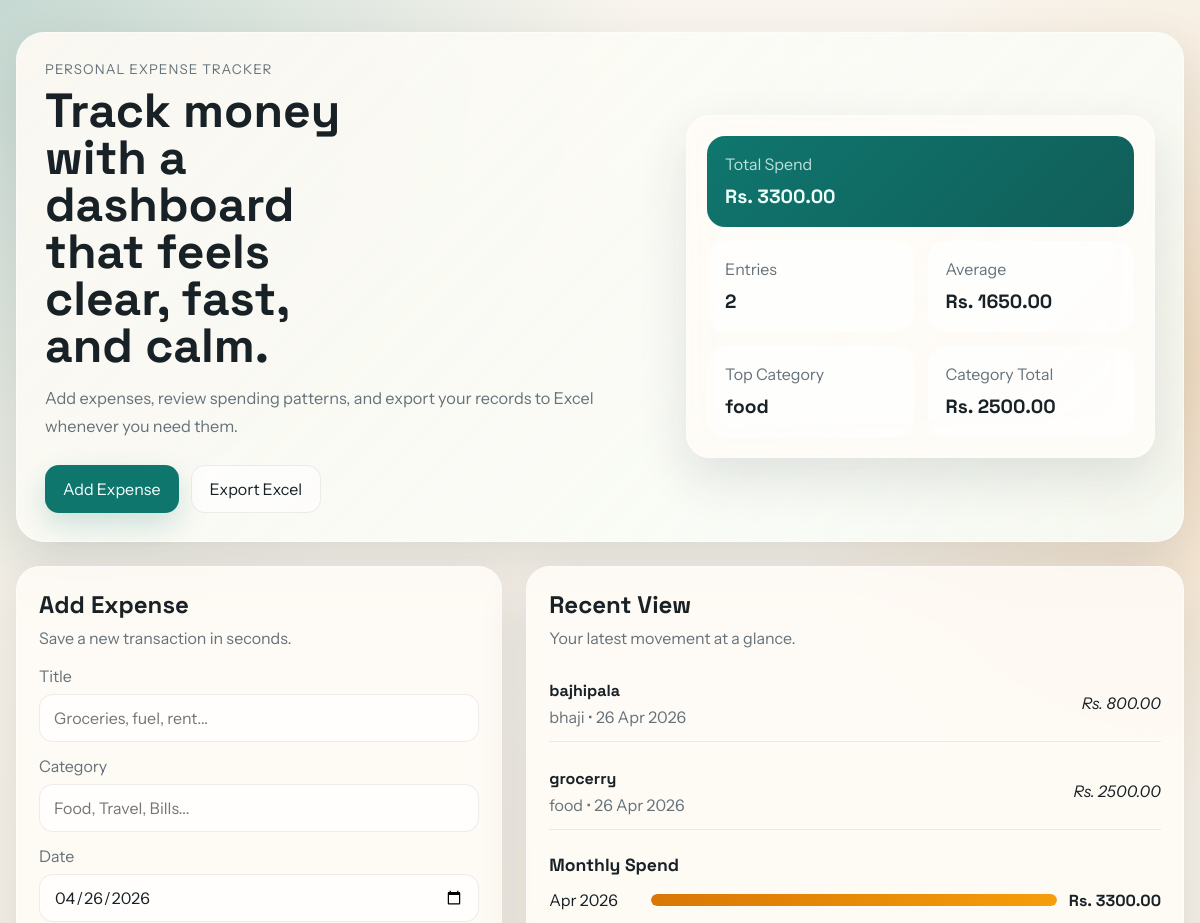
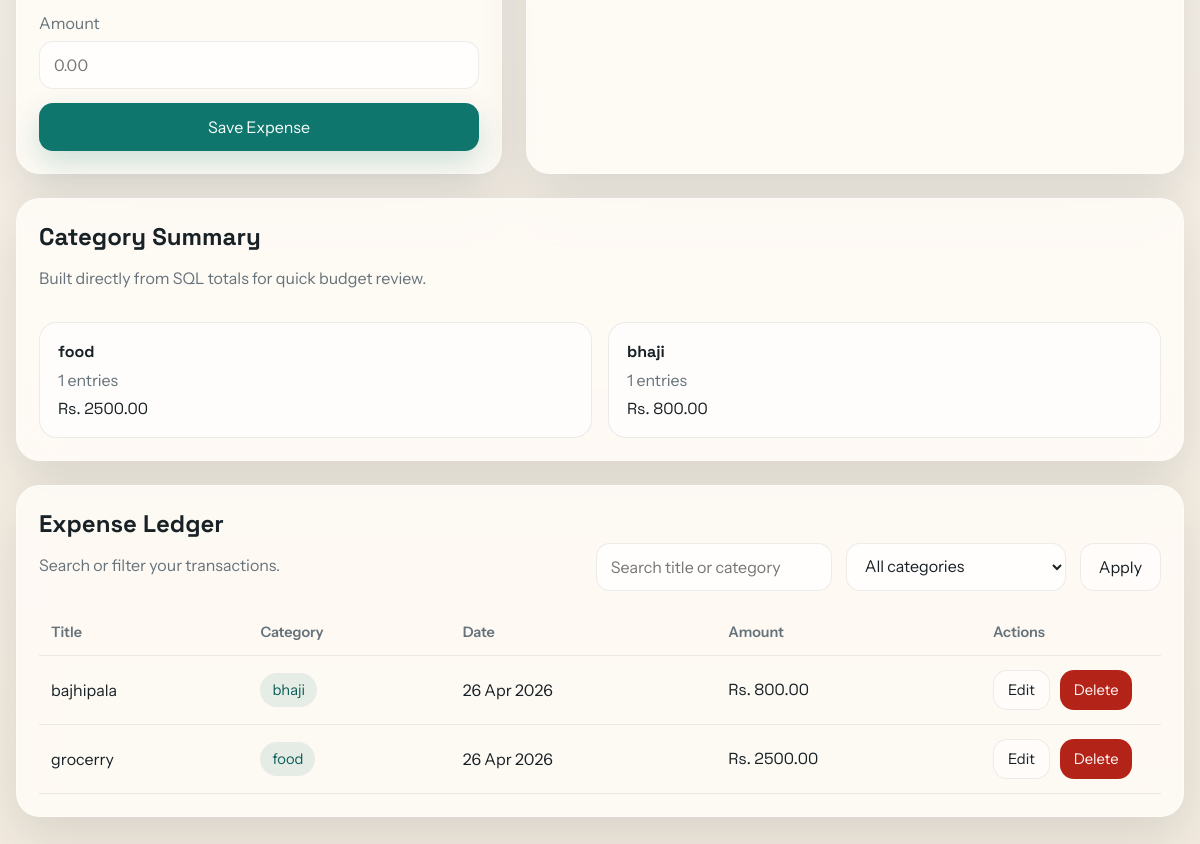
The page / on the database its author committed (2 pictures, top to bottom).
### tables this page shows
CREATE TABLE expenses (
                id INTEGER PRIMARY KEY AUTOINCREMENT,
                title TEXT NOT NULL,
                category TEXT NOT NULL,
                expense_date TEXT NOT NULL,
                amount REAL NOT NULL,
                created_at TEXT NOT NULL DEFAULT CURRENT_TIMESTAMP
            );

### personal_expense_tracker/main.py (the view)
@app.route("/", methods=["GET"])
def index():
    selected_category = request.args.get("category", "").strip()
    query_text = request.args.get("q", "").strip()
    edit_id = request.args.get("edit", type=int)
    return render_template(
        "index.html",
        expenses=fetch_expenses(selected_category, query_text),
        summary=build_summary(),
        selected_category=selected_category,
        query=query_text,
        today=date.today().strftime("%Y-%m-%d"),
        editing_expense=get_expense_by_id(edit_id) if edit_id else None,
    )

### personal_expense_tracker/main.py (called while the page is built)
def get_db() -> sqlite3.Connection:
    if "db" not in g:
        connection = sqlite3.connect(DATABASE_FILE)
        connection.row_factory = sqlite3.Row
        g.db = connection
    return g.db

def serialize_expense(row: sqlite3.Row) -> dict[str, Any]:
    expense_date = datetime.strptime(row["expense_date"], "%Y-%m-%d").date()
    return {
        "id": row["id"],
        "title": row["title"],
        "category": row["category"],
        "date": row["expense_date"],
        "display_date": expense_date.strftime("%d %b %Y"),
        "amount": float(row["amount"]),
        "created_at": row["created_at"],
    }

def fetch_expenses(selected_category: str, query_text: str) -> list[dict[str, Any]]:
    sql = """
        SELECT id, title, category, expense_date, amount, created_at
        FROM expenses
        WHERE 1 = 1
    """
    params: list[Any] = []
    if selected_category:
        sql += " AND category = ?"
        params.append(selected_category)
    if query_text:
        like_term = f"%{query_text}%"
        sql += " AND (title LIKE ? OR category LIKE ?)"
        params.extend([like_term, like_term])
    sql += " ORDER BY expense_date DESC, datetime(created_at) DESC, id DESC"
    rows = get_db().execute(sql, params).fetchall()
    return [serialize_expense(row) for row in rows]

### personal_expense_tracker/templates/index.html (shortened to what this page needs)
<!DOCTYPE html>
<html lang="en">
<head>
    <link rel="stylesheet" href="{{ url_for('static', filename='style.css') }}">
</head>
<body>
    <main class="page-shell">
        <section class="hero">
            <div class="hero-copy">
                <p class="eyebrow">Personal Expense Tracker</p>
                <h1>Track money with a dashboard that feels clear, fast, and calm.</h1>
                <p class="hero-text">
                    Add expenses, review spending patterns, and export your records to Excel whenever you need them.
                </p>
                <div class="hero-actions">
                    <a class="button primary" href="#add-expense">Add Expense</a>
                    <a class="button secondary" href="{{ url_for('export_excel') }}">Export Excel</a>
                </div>
            </div>
            <div class="hero-panel">
                <div class="stat-card accent">
                    <span>Total Spend</span>
                    <strong>Rs. {{ '%.2f'|format(summary.total) }}</strong>
                </div>
                <div class="stat-grid">
                    <div class="stat-card">
                        <span>Entries</span>
                        <strong>{{ summary.count }}</strong>
                    </div>
                    <div class="stat-card">
                        <span>Average</span>
                        <strong>Rs. {{ '%.2f'|format(summary.average) }}</strong>
                    </div>
                    <div class="stat-card">
                        <span>Top Category</span>
                        <strong>{{ summary.top_category }}</strong>
                    </div>
                    <div class="stat-card">
                        <span>Category Total</span>
                        <strong>Rs. {{ '%.2f'|format(summary.top_category_amount) }}</strong>
                    </div>
                </div>
            </div>
        </section>
        <section class="content-grid">
            <article class="panel form-panel" id="add-expense">
                <div class="panel-head">
                    <h2>Add Expense</h2>
                    <p>Save a new transaction in seconds.</p>
                </div>
                <form method="post" action="{{ url_for('add_expense') }}" class="expense-form">
                    <label>
                        <span>Title</span>
                        <input type="text" name="title" placeholder="Groceries, fuel, rent..." required>
                    </label>
                    <label>
                        <span>Category</span>
                        <input type="text" name="category" placeholder="Food, Travel, Bills..." required>
                    </label>
                    <label>
                        <span>Date</span>
                        <input type="date" name="date" value="{{ today }}" required>
                    </label>
                    <label>
                        <span>Amount</span>
                        <input type="number" name="amount" min="0.01" step="0.01" placeholder="0.00" required>
                    </label>
                    <button type="submit" class="button primary wide">Save Expense</button>
                </form>
            </article>
            <article class="panel insights-panel">
                <div class="panel-head">
                    <h2>Recent View</h2>
                    <p>Your latest movement at a glance.</p>
                </div>
                <div class="mini-list">
                    {% for expense in summary.recent_items %}
                        <div class="mini-row">
                            <div>
                                <strong>{{ expense.title }}</strong>
                                <span>{{ expense.category }} • {{ expense.display_date }}</span>
                            </div>
                            <em>Rs. {{ '%.2f'|format(expense.amount) }}</em>
                        </div>
                    {% else %}
                        <p class="empty-state">No expenses saved yet.</p>
                    {% endfor %}
                </div>
                <div class="monthly-block">
                    <h3>Monthly Spend</h3>
                    {% for item in summary.monthly_breakdown %}
                        <div class="bar-row">
                            <span>{{ item.label }}</span>
                            <div class="bar-track">
                                <div class="bar-fill" style="width: {{ 100 if summary.total == 0 else (item.amount / summary.total * 100) }}%"></div>
                            </div>
                            <strong>Rs. {{ '%.2f'|format(item.amount) }}</strong>
                        </div>
                    {% else %}
                        <p class="empty-state">Monthly summaries will appear here.</p>
                    {% endfor %}
                </div>
            </article>
        </section>
        <section class="panel summary-panel">
            <div class="ledger-head summary-head">
                <div>
                    <h2>Category Summary</h2>
                    <p>Built directly from SQL totals for quick budget review.</p>
                </div>
            </div>
            <div class="category-grid">
                {% for item in summary.category_breakdown %}
                    <div class="category-card">
                        <strong>{{ item.category }}</strong>
                        <span>{{ item.count }} entries</span>
                        <em>Rs. {{ '%.2f'|format(item.amount) }}</em>
                    </div>
                {% else %}
                    <p class="empty-state">Category totals will appear here once you add expenses.</p>
                {% endfor %}
            </div>
        </section>
        <section class="panel ledger-panel">
            <div class="ledger-head">
                <div>
                    <h2>Expense Ledger</h2>
                    <p>Search or filter your transactions.</p>
                </div>
                <form method="get" action="{{ url_for('index') }}" class="filter-form">
                    <input type="search" name="q" value="{{ query }}" placeholder="Search title or category">
                    <select name="category">
                        <option value="">All categories</option>
                    </select>
                    <button type="submit" class="button secondary">Apply</button>
                </form>
            </div>
            <div class="table-wrap">
                <table>
                    <thead>
                        <tr>
                            <th>Title</th>
                            <th>Category</th>
                            <th>Date</th>
                            <th>Amount</th>
                            <th>Actions</th>
                        </tr>
                    </thead>
                    <tbody>
                        {% for expense in expenses %}
                            <tr>
                                <td>{{ expense.title }}</td>
                                <td><span class="tag">{{ expense.category }}</span></td>
                                <td>{{ expense.display_date }}</td>
                                <td class="amount">Rs. {{ '%.2f'|format(expense.amount) }}</td>
                                <td class="actions-cell">
                                    <div class="row-actions">
                                        <a class="button secondary small" href="{{ url_for('index', edit=expense.id) }}">Edit</a>
                                        <form method="post" action="{{ url_for('delete_expense', expense_id=expense.id) }}">
                                            <button type="submit" class="button danger small" onclick="return confirm('Delete this expense?')">Delete</button>
                                        </form>
                                    </div>
                                </td>
                            </tr>
                        {% else %}
                            <tr>
                                <td colspan="5" class="empty-cell">No matching expenses found.</td>
                            </tr>
                        {% endfor %}
                    </tbody>
                </table>
            </div>
        </section>
    </main>
</body>
</html>

### rows shown on the page
expenses: top_category "food", title "grocerry", category "food", display_date "26 Apr 2026", amount "2500.00", count "1"
expenses: title "bajhipala", category "bhaji", display_date "26 Apr 2026", amount "800.00", count "1"

### other values the page prints
{{ '%.2f'|format(summary.total) }} "3300.00"
{{ summary.count }} "2"
{{ '%.2f'|format(summary.average) }} "1650.00"
{{ '%.2f'|format(summary.top_category_amount) }} "2500.00"
{{ item.label }} "Apr 2026"
{{ '%.2f'|format(item.amount) }} "3300.00"
